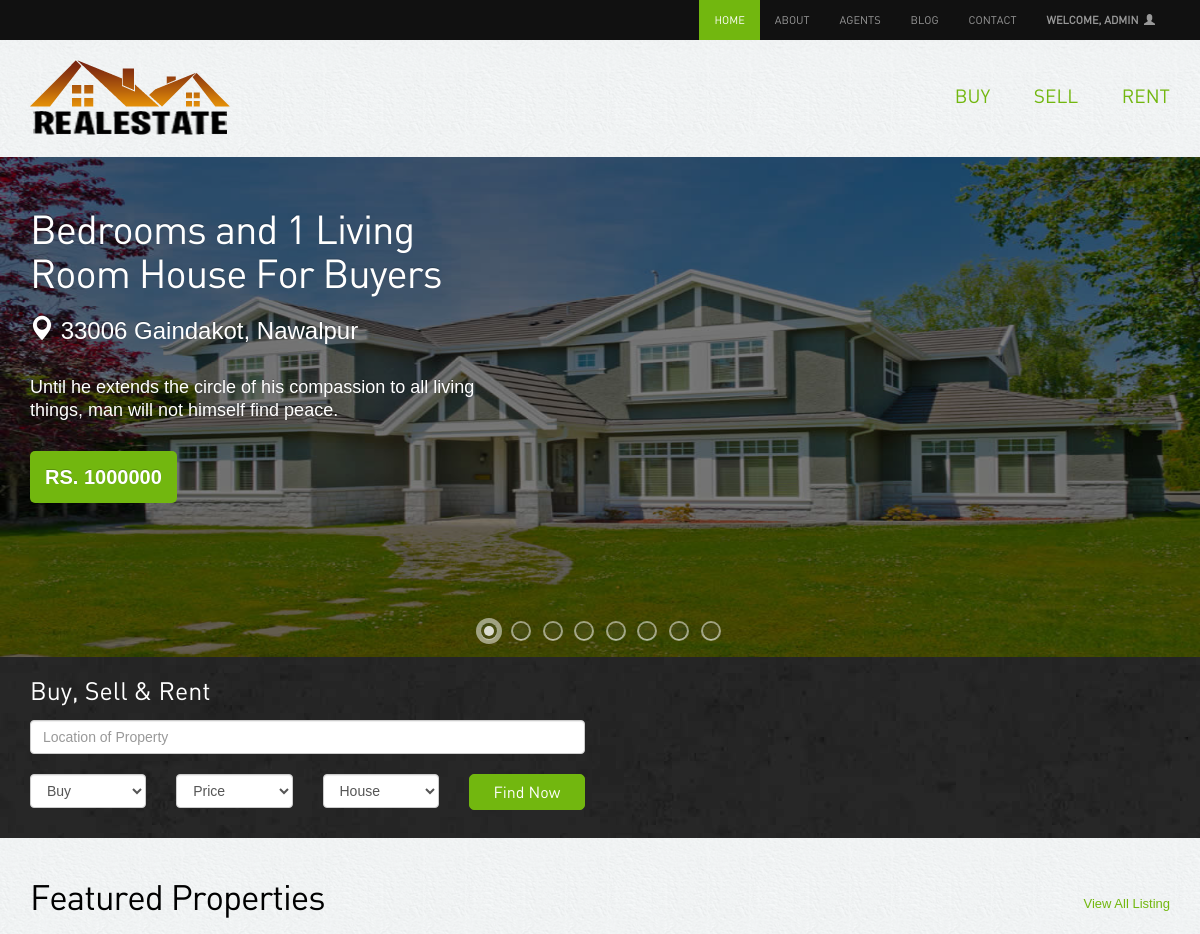
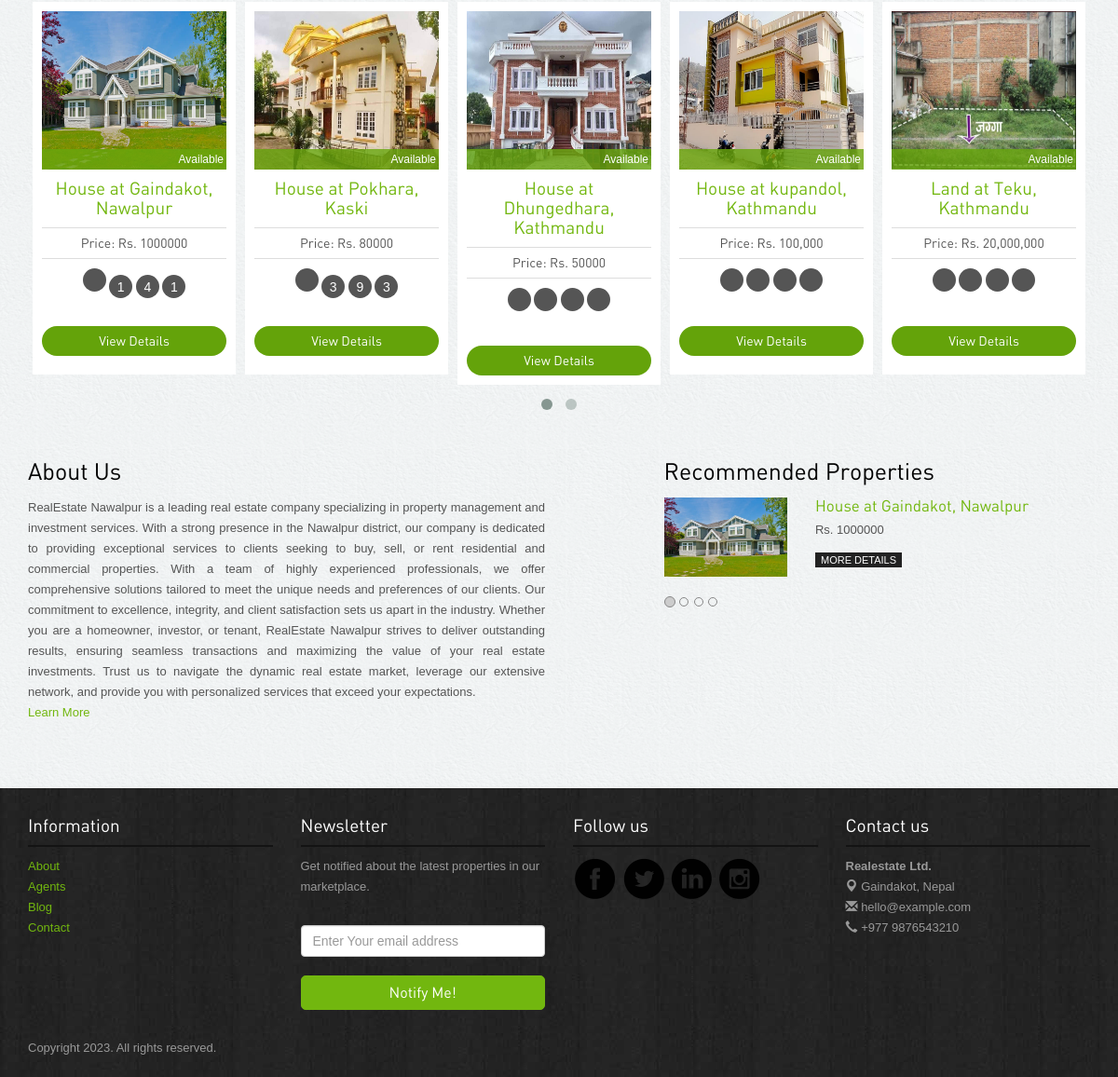
The app's page /home/ (signed in) with its own data (2 pictures, top to bottom).
### app/models.py (models this page shows)
class Property(models.Model):
    STATUS_CHOICES = [
        ("Select", "Select"),
        ("Available", "Available"),
        ("Rented", "Rented"),
        ("Sold", "Sold"),
    ]
    TYPE_CHOICES = [
        ("House", "House"),
        ("Land", "Land"),
        ("Apartment", "Apartment"),
        ("Commercial", "Commercial"),
    ]
    FOR_CHOICES = [
        ("Buyer", "Buyer"),
        ("Renter", "Renter"),
    ]
    property_type = models.CharField(
        max_length=100, choices=TYPE_CHOICES, default="select"
    )
    property_for = models.CharField(
        max_length=20, choices=FOR_CHOICES, default="select"
    )
    flat_number = models.CharField(max_length=5, blank=True)
    bedrooms = models.CharField(max_length=5, blank=True)
    bathrooms = models.CharField(max_length=5, blank=True)
    living_rooms = models.CharField(max_length=5, blank=True)
    kitchens = models.CharField(max_length=5, blank=True)
    total_rooms = models.CharField(max_length=5, blank=True)
    parking = models.CharField(max_length=15, blank=True)
    built_year = models.CharField(max_length=5, blank=True)
    built_area = models.CharField(max_length=20, blank=True)
    road_size = models.CharField(max_length=20, blank=True)
    land_area = models.CharField(max_length=20, blank=True)
    type = models.CharField(max_length=20, blank=True)
    facing_direction = models.CharField(max_length=20, blank=True)
    price = models.CharField(max_length=20, blank=True)
    price_per_unit = models.CharField(max_length=15, blank=True)
    description = models.TextField(blank=True)
    province = models.CharField(max_length=15, blank=True)
    city = models.CharField(max_length=50)
    district = models.CharField(max_length=50, blank=True)
    zip_code = models.CharField(max_length=20)
    municipality = models.CharField(max_length=20, blank=True)
    ward_no = models.CharField(max_length=5, blank=True)
    tole = models.CharField(max_length=30, blank=True)
    status = models.CharField(max_length=20, choices=STATUS_CHOICES, default="")
    featured = models.BooleanField(default=False)
    image = models.ImageField(
        upload_to=image_validations,
        blank=False,
    )
    image_side = models.ImageField(
        upload_to=image_validations,
        blank=True,
    )
    image_extra = models.ImageField(
        upload_to=image_validations,
        blank=True,
    )
    image_extra2 = models.ImageField(
        upload_to=image_validations,
        blank=True,
    )
    def __str__(self):
        return f"{self.property_type} at {self.city}, {self.district}"

### account/views.py (the view)
# urls.py: path("home/", views.Homepage, name="home"),
@login_required(login_url=login)
def Homepage(request):
    featured = Property.objects.filter(featured=True)
    context = {"featured": featured, "user": request.user}
    return render(request, "home.html", context)

### templates/home.html (shortened to what this page needs)
{% extends 'index.html' %}
{% load static %}
{% block BeforeLogin %}
{% if user.is_authenticated %}
<li class="active"><a href="{% url 'home' %}">Home</a></li>
{% else %}
<li class="active"><a href="{% url 'index' %}">Home</a></li>
{% endif %}
{% endblock %}
{% block loginstatus %}
{% if user.is_authenticated %}
<li class="nav-item dropdown">
  <a class="nav-link dropdown-toggle" href="#" id="navbarDropdown" role="button" data-toggle="dropdown"
    aria-haspopup="true" aria-expanded="false"><strong>Welcome, {{ user.username }} </strong> &nbsp;<span
      class="glyphicon glyphicon-user"></span>
  </a>
</li>
{% else %}
<li><a href="{% url 'login' %}"><span class="glyphicon glyphicon-user"></span></a></li>
{% endif %}
{% endblock %}

### templates/index.html (shortened to what this page needs)
<!DOCTYPE html>
<html lang="en">
{% load static %}
<head>
  <link rel="stylesheet" href="{% static 'assets/bootstrap/css/bootstrap.css' %}" />
  <link rel="stylesheet" href="{% static 'assets/style.css' %}" />
  <link rel="stylesheet" href="{% static 'assets/owl-carousel/owl.carousel.css' %}">
  <link rel="stylesheet" href="{% static 'assets/owl-carousel/owl.theme.css' %}">
  <link rel="stylesheet" type="text/css" href="{% static 'assets/slitslider/css/style.css' %}" />
  <link rel="stylesheet" type="text/css" href="{% static 'assets/slitslider/css/custom.css' %}" />
</head>
<body>
  {% block header %}
  <div class="navbar-wrapper">
    <div class="navbar-inverse" role="navigation">
      <div class="container">
        <div id="navbar" class="navbar-collapse  collapse">
          <ul class="nav navbar-nav navbar-right">
            {% block BeforeLogin %}{% endblock %}
            <li class=""><a href="{% url 'about' %}">About</a></li>
            <li><a href="{% url 'agents' %}">Agents</a></li>
            <li><a href="{% url 'blog' %}">Blog</a></li>
            <li><a href="{% url 'contact' %}">Contact</a></li>
            {% block loginstatus %}{% endblock %}
          </ul>
        </div>
      </div>
    </div>
  </div>
  {% endblock %}
  {% block subheader %}
  <div class="container">
    <div class="header">
      {% if user.is_authenticated %}
      <a href="{% url 'home' %}"><img src="{% static 'images/logo.png' %}" alt="Realestate"></a>
      {% else %}
      <a href="{% url 'index' %}"><img src="{% static 'images/logo.png' %}" alt="Realestate"></a>
      {% endif %}
      <ul class="pull-right">
        <li><a href="{% url 'buy' %}">Buy</a></li>
        <li><a href="{% url 'sell' %}">Sell</a></li>
        <li><a href="{% url 'rent' %}">Rent</a></li>
      </ul>
    </div>
  </div>
  {% endblock %}
  {% block content %}
  <div id="slider" class="sl-slider-wrapper">
    <div class="sl-slider">
      {% if featured %}
      {% for property in featured %}
      {% if property.property_type != 'Land' %}
      <div class="sl-slide" data-orientation="horizontal" data-slice1-rotation="10" data-slice2-rotation="-5"
        data-slice1-scale="1.5" data-slice2-scale="1.5">
        <div class="sl-slide-inner">
          <div><img class="bg-img" src="{{ property.image.url }}" style="aspect-ratio: 16/9;">
          </div>
          <h2>
            {% if property.property_for == 'Buyer' %}
            <a href="{% url 'property-details' 'buy' property.pk %}">
              {{ property.beedrooms }} Bedrooms and {{ property.living_rooms }} Living Room
              {{ property.property_type }}
              For {{ property.property_for }}s
            </a>
            {% else %}
            <a href="{% url 'property-details' 'rent' property.pk %}">
              {{ property.beedrooms }} Bedrooms and {{ property.living_rooms }} Living Room
              {{ property.property_type }}
              For {{ property.property_for }}s
            </a>
            {% endif %}
          </h2>
          <blockquote>
            <p class="location"><span class="glyphicon glyphicon-map-marker"></span>
              {{ property.zip_code }} {{ property.city }}, {{ property.district }}</p>
            <p>Until he extends the circle of his compassion to all living things, man will not himself find peace.
            </p>
            <cite>
              {% if property.property_for == 'Buyer' %}
              <a href="{% url 'property-details' 'buy' property.pk %}" style="text-decoration: none; color: white;">
                Rs. {{ property.price }}</a>
              {% else %}
              <a href="{% url 'property-details' 'rent' property.pk %}" style="text-decoration: none; color: white;">
                Rs. {{ property.price }}</a>
              {% endif %}
            </cite>
          </blockquote>
        </div>
      </div>
      {% endif %}
      {% endfor %}
      {% endif %}
    </div>
    <nav id="nav-dots" class="nav-dots">
      <span class="nav-dot-current"></span>
      <span></span>
      <span></span>
      <span></span>
      <span></span>
      <span></span>
      <span></span>
      <span></span>
    </nav>
  </div>
  <div class="banner-search">
    <div class="container">
      <h3>Buy, Sell & Rent</h3>
      <div class="searchbar">
        <div class="row">
          <div class="col-lg-6 col-sm-6">
            <form action="{% url 'search-result' %}" method="get">
              <input type="text" name="location" class="form-control" placeholder="Location of Property">
              <div class="row">
                <div class="col-lg-3 col-sm-3 ">
                  <select class="form-control" name="property_for">
                    <option>Buy</option>
                  </select>
                </div>
                <div class="col-lg-3 col-sm-4">
                  <select class="form-control" name="price_range">
                    <option>Price</option>
                  </select>
                </div>
                <div class="col-lg-3 col-sm-4">
                  <select class="form-control" name="property_type">
                    <option>House</option>
                  </select>
                </div>
                <div class="col-lg-3 col-sm-4">
                  <button type="submit" class="btn btn-success">Find
                    Now</button>
                </div>
              </div>
            </form>
          </div>
        </div>
      </div>
    </div>
  </div>
  <div class="container">
    <div class="properties-listing spacer"> <a href="{% url 'buy' %}" class="pull-right viewall">View All
        Listing</a>
      <h2>Featured Properties</h2>
      <div id="owl-example" class="owl-carousel">
        {% if featured %}
        {% for property in featured %}
        <div class="properties">
          <div class="image-holder" class="img-responsive"><img src="{{ property.image.url }}" class="img-responsive"
              alt="properties" style="height:170px; width: 100%;">
            <div class="status sold">{{ property.status }}</div>
          </div>
          {% if property.property_for == 'Buyer' %}
          <h4><a href="{% url 'property-details' 'buy' property.pk %}">{{ property }}</a></h4>
          {% else %}
          <h4><a href="{% url 'property-details' 'rent' property.pk %}">{{ property }}</a></h4>
          {% endif %}
          <p class="price">Price: Rs. {{ property.price }}</p>
          <div class="listing-detail"><span data-toggle="tooltip" data-placement="bottom"
              data-original-title="Bed Room">
            </span> <span data-toggle="tooltip" data-placement="bottom" data-original-title="Living Room">
              {{ property.living_rooms }}
            </span> <span data-toggle="tooltip" data-placement="bottom" data-original-title="Parking">
              {{ property.bedrooms }}</span> <span data-toggle="tooltip" data-placement="bottom"
              data-original-title="Kitchen">
              {{ property.kitchens }}</span>
          </div>
          {% if property.property_for == 'Buyer' %}
          <a class="btn btn-primary" href="{% url 'property-details' 'buy' property.pk %}">View Details</a>
          {% else %}
          <a class="btn btn-primary" href="{% url 'property-details' 'rent' property.pk %}">View Details</a>
          {% endif %}
        </div>
        {% endfor %}
        {% endif %}
      </div>
    </div>
    <div class="spacer">
      <div class="row">
        <div class="col-lg-6 col-sm-9 recent-view">
          <h3>About Us</h3>
          <p style="text-align: justify;">RealEstate Nawalpur is a leading real estate company specializing in
            property
            management and investment
            services. With a strong presence in the Nawalpur district, our company is dedicated to providing exceptional
            services to clients seeking to buy, sell, or rent residential and commercial properties. With a team of
            highly experienced professionals, we offer comprehensive solutions tailored to meet the unique needs and
            preferences of our clients. Our commitment to excellence, integrity, and client satisfaction sets us apart
            in the industry. Whether you are a homeowner, investor, or tenant, RealEstate Nawalpur strives to deliver
            outstanding results, ensuring seamless transactions and maximizing the value of your real estate
            investments. Trust us to navigate the dynamic real estate market, leverage our extensive network, and
            provide you with personalized services that exceed your expectations.<br><a href="{% url 'about' %}">Learn
              More</a></p>
        </div>
        <div class="col-lg-5 col-lg-offset-1 col-sm-3 recommended">
          <h3>Recommended Properties</h3>
          <div id="myCarousel" class="carousel slide">
            <ol class="carousel-indicators">
              <li data-target="#myCarousel" data-slide-to="0" class="active"></li>
              <li data-target="#myCarousel" data-slide-to="1" class=""></li>
              <li data-target="#myCarousel" data-slide-to="2" class=""></li>
              <li data-target="#myCarousel" data-slide-to="3" class=""></li>
            </ol>
            <div class="carousel-inner">
              {% if featured %}
              <div class="item active">
                <div class="row">
                  <div class="col-lg-4"><img src="{{ featured.0.image.url }}" class="img-responsive" alt="properties" />
                  </div>
                  <div class="col-lg-8">
                    <h5><a href="#">{{ featured.0 }}</a></h5>
                    <p class="price">Rs. {{ featured.0.price }}</p>
                    {% if featured.0.property_for == 'Buyer' %}
                    <a class="more" href="{% url 'property-details' 'buy' featured.0.pk %}">More Details</a>
                    {% endif %}
                  </div>
                </div>
              </div>
              {% endif %}
            </div>
          </div>
        </div>
      </div>
    </div>
  </div>
  {% endblock %}
  {% block footer %}
  <div class="footer">
    <div class="container">
      <div class="row">
        <div class="col-lg-3 col-sm-3">
          <h4>Information</h4>
          <ul class="row">
            <li class="col-lg-12 col-sm-12 col-xs-3"><a href="{% url 'about' %}">About</a></li>
            <li class="col-lg-12 col-sm-12 col-xs-3"><a href="{% url 'agents' %}">Agents</a></li>
            <li class="col-lg-12 col-sm-12 col-xs-3"><a href="{% url 'blog' %}">Blog</a></li>
            <li class="col-lg-12 col-sm-12 col-xs-3"><a href="{% url 'contact' %}">Contact</a></li>
          </ul>
        </div>
        <div class="col-lg-3 col-sm-3">
          <h4>Newsletter</h4>
          <p>Get notified about the latest properties in our marketplace.</p>
          <form class="form-inline" role="form">
            <input type="text" placeholder="Enter Your email address" class="form-control">
            <button class="btn btn-success" type="button">Notify Me!</button>
          </form>
        </div>
        <div class="col-lg-3 col-sm-3">
          <h4>Follow us</h4>
          <a href="https://www.facebook.com/sandeepsharmag35" target="_blank"><img
              src="{% static 'images/facebook.png' %}" alt="facebook"></a>
          <a href="https://twitter.com/slayrant/" target="_blank"><img src="{% static 'images/twitter.png' %}"
              alt="twitter"></a>
          <a href="#"><img src="{% static 'images/linkedin.png' %}" target="_blank" alt="linkedin"></a>
          <a href="https://instagram.com/sandip.slayrant/" target="_blank"><img
              src="{% static 'images/instagram.png' %}" alt="instagram"></a>
        </div>
        <div class="col-lg-3 col-sm-3">
          <h4>Contact us</h4>
          <p><b>Realestate Ltd.</b><br>
            <span class="glyphicon glyphicon-map-marker"></span> Gaindakot, Nepal <br>
            <span class="glyphicon glyphicon-envelope"></span> hello@example.com<br>
            <span class="glyphicon glyphicon-earphone"></span> +977 9876543210
          </p>
        </div>
      </div>
      <p class="copyright">Copyright 2023. All rights reserved. </p>
    </div>
  </div>
  {% endblock %}
</body>
</html>

### records on screen
Property: image (picture), living_rooms "1", property_type "House", property_for "Buyer", zip_code "33006", city "Gaindakot", district "Nawalpur", price "1000000", status "Available", property_type+city+district "House at Gaindakot, Nawalpur", bedrooms "4", kitchens "1", shows "View Details"
Property: image (picture), status "Available", property_type+city+district "House at Pokhara, Kaski", price "80000", living_rooms "3", bedrooms "9", kitchens "3", property_for "View Details"
Property: image (picture), status "Available", property_type+city+district "House at Dhungedhara, Kathmandu", price "50000", property_for "View Details"
Property: image (picture), status "Available", property_type+city+district "House at kupandol, Kathmandu", price "100,000", property_for "View Details"
Property: image (picture), status "Available", property_type+city+district "Land at Teku, Kathmandu", price "20,000,000", property_for "View Details"

### other values on screen
{{ user.username }} "ADMIN"
